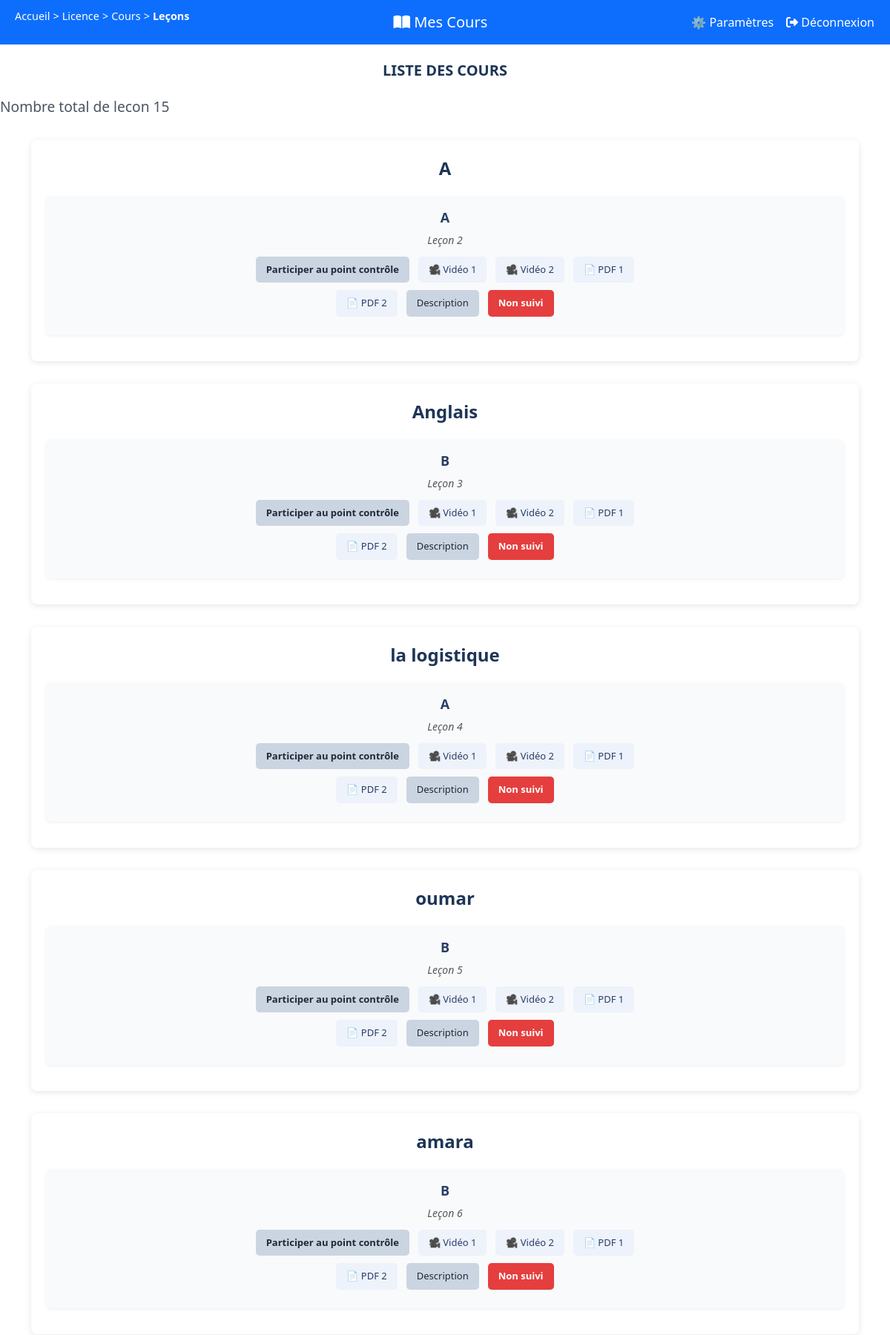
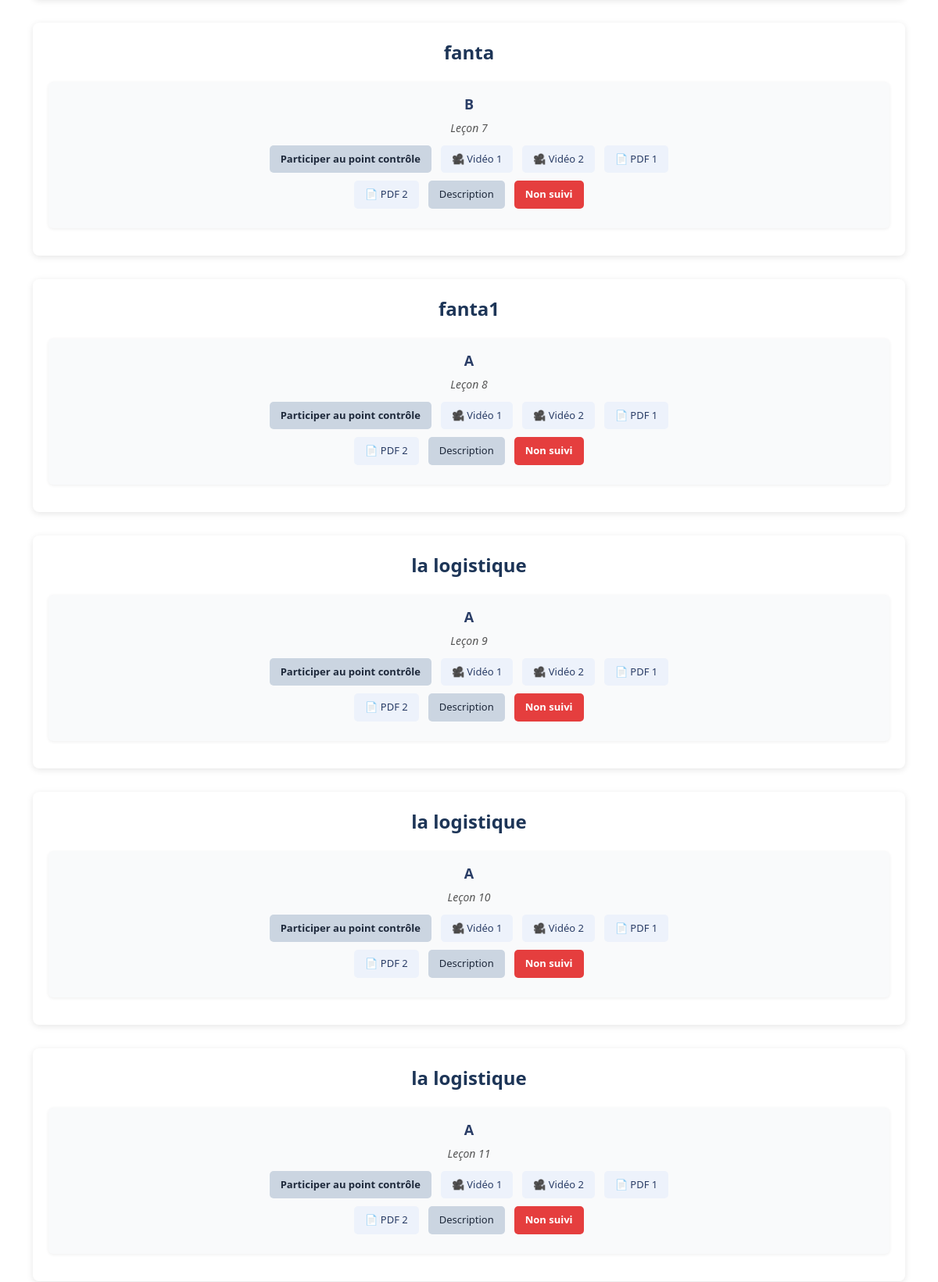
Screenshot of /section/ (signed in, upper part) with the database file from the repository (2 pictures, top to bottom).
### cours/models.py (models this page shows, shortened)
class Lecon(models.Model):
    prof = models.ForeignKey(Etudiant, on_delete=models.CASCADE,null=True, blank=True)
    titre = models.CharField(max_length=200)
    chapitre = models.CharField(max_length=10, choices=[("A","ab"),("B","bb")])
    video1 = models.FileField(upload_to='videos/', blank=True, null=True)
    video2 = models.FileField(upload_to='videos/', blank=True, null=True)
    pdf1=models.FileField(upload_to='pdfs/')
    pdf2=models.FileField(upload_to='pdfs/')
    description = models.TextField()
    lien_synchrone = models.URLField(blank=True, null=True)
    date_de_creation = models.DateTimeField(auto_now_add=True)
    class Meta:
        permissions = [
            ("peut_ajouter_lecon", "Peut ajouter une lecon"),
            ("peut_supprimer_lecon", "Peut supprimer une lecon"),
            ("peut_modifier_lecon", "Peut modifier une lecon"),
            ("peut_suivre_lecon", "Peut suivre une lecon"),
        ]

### etudiants/views.py (the view)
# urls.py: path("section/",views.section,name="section_cours"),
@login_required(login_url='connexion')
def section(request):
    etudiant = request.user
    lecon=Lecon.objects.all()
    total_lecon=Lecon.objects.count()
    form=Ajouter_lecon()
    return render(request,"etudiants/section_cours.html",{'etudiant':etudiant,'form': form,"lecons":lecon,"total":total_lecon})

### etudiants/templates/etudiants/section_cours.html (shortened to what this page needs)
{% load static %}
<!DOCTYPE html>
<html lang="fr">
<head>
<link href="https://cdn.jsdelivr.net/npm/bootstrap@5.3.0/dist/css/bootstrap.min.css" rel="stylesheet">
<link rel="stylesheet" href="https://cdnjs.cloudflare.com/ajax/libs/font-awesome/6.5.0/css/all.min.css">
</head>
<body>
<nav class="navbar">
   <div class="breadcrumb d-flex align-items-center gap-1">
    <a href="{% url 'accueil'%}" class="breadcrumb-link">Accueil</a> &gt;
    <a href="{% url 'licence'%}" class="breadcrumb-link">Licence</a> &gt;
    <a href="{% url 'licence'%}" class="breadcrumb-link">Cours</a> &gt;
    <span class="breadcrumb-current">Leçons</span>
    </div>
    <a class="navbar-brand mx-auto" href="#"><i class="fas fa-book-open"></i> Mes Cours</a>
    <div class="d-flex align-items-center gap-3">
        <a href="{% url 'parametres'%}">⚙️ Paramètres</a>
        <form action="{% url 'deconnection' %}" method="post" style="display:inline;">
        <button type="submit" class="btn btn-link text-white p-0" style="text-decoration:none;">
            <i class="fas fa-sign-out-alt"></i> Déconnexion
        </button>
        </form>
    </div>
</nav>
<div class="amara" id="actionText">Liste des cours</div>
<p class="fofana">Nombre total de lecon  {{ total }}</p>
{% if request.user.role == 'prof' %}
<h1>Tu est un prof</h1>
{% elif request.user.role == 'etud' %}
<div class="container">
  <ul class="course-list">
    {% for lecon in lecons %}
      <li class="course-card" data-id="{{ lecon.id }}" data-titre="{{ lecon.titre }}" data-chapitre="{{ lecon.chapitre }}" data-description="{{ lecon.description }}">
        <div class="course-title">{{ lecon.titre }}</div>
        <ul class="chapters-list">
          <li class="chapter-card"
              data-id="{{ lecon.id }}"
              data-nom="Introduction"
              data-chapitre="{{ lecon.chapitre }}"
              data-description="{{ lecon.description }}"
              data-lien="#">
            <div class="chapter-title">{{ lecon.chapitre }}</div>
            <div class="lesson-subtitle">Leçon {{ lecon.id }}</div>
            <div class="line">
              <a href="{{ lecon.lien_synchrone }}" class="pdf-link participer">Participer au point contrôle</a>
              <a href="{{ lecon.video1 }}" class="video-link">🎥 Vidéo 1</a>
              <a href="{{ lecon.video2 }}" class="video-link">🎥 Vidéo 2</a>
              <a href="{{ lecon.pdf1.url }}" class="pdf-link">📄 PDF 1</a>
            </div>
            <div class="line">
              <a href="{{ lecon.pdf2.url }}" class="pdf-link">📄 PDF 2</a>
              <button class="desc-button" data-bs-toggle="modal" data-bs-target="#descModal" data-description="{{ lecon.description }}">
                Description
              </button>
              <button class="suivi-btn suivi-false">Non suivi</button>
            </div>
          </li>
        </ul>
      </li>
    {% endfor %}
  </ul>
</div>
{% endif %}
</body>
</html>

### etudiants/templates/etudiants/section_cours.html (style rules this page uses)
body { padding-top: 60px; }
.navbar { width: 100%; position: fixed; top: 0; left: 0; z-index: 1000; background-color: #0d6efd; padding: 10px 20px; display: flex; justify-content: space-between; align-items: center; }
.navbar a, .navbar a:link, .navbar a:visited, .navbar a:hover, .navbar a:active { text-decoration: none !important; color: white !important; }
#actionText { text-align: center; font-size: 20px; margin-top: 20px; color: #1d3557; }
ul.course-list { list-style: none; padding: 0; margin: 0; }
.course-card { background: white; padding: 20px; margin-bottom: 30px; border-radius: 8px; box-shadow: 0 2px 8px rgba(0,0,0,0.1); cursor: pointer; transition: transform 0.2s; }
.course-title { font-size: 24px; font-weight: bold; text-align: center; color: #1d3557; margin-bottom: 20px; }
.chapters-list { list-style: none; padding: 0; margin: 0; }
.chapter-card { background: #f9fafb; border-radius: 6px; padding: 15px; margin-bottom: 15px; box-shadow: 0 1px 4px rgba(0,0,0,0.07); transition: background-color 0.3s ease, transform 0.2s; opacity: 0; transform: translateY(20px); animation: fadeInUp 0.5s forwards; cursor: default; user-select: none; }
.chapter-title { font-size: 18px; font-weight: 600; color: #2a3d66; margin-bottom: 6px; text-align: center; }
.lesson-subtitle { font-size: 14px; font-style: italic; color: #555; text-align: center; margin-bottom: 12px; }
.line { display: flex; justify-content: center; gap: 12px; flex-wrap: wrap; margin-bottom: 10px; }
.pdf-link, .video-link, .desc-button, .suivi-btn { padding: 8px 14px; border-radius: 5px; font-size: 13px; cursor: pointer; user-select: none; transition: transform 0.15s, box-shadow 0.15s; white-space: nowrap; overflow: hidden; text-overflow: ellipsis; }
.pdf-link, .video-link { background-color: #edf2fb; color: #2a3d66; text-decoration: none; display: flex; align-items: center; gap: 6px; }
.pdf-link.participer { background-color: #cbd5e1; color: #1e293b; font-weight: 600; }
.desc-button { background-color: #cbd5e1; color: #1e293b; min-width: 90px; border: none; }
.suivi-btn { color: white; min-width: 80px; border: none; font-weight: bold; text-align: center; flex-shrink: 0; }
.suivi-false { background-color: #e53e3e; }
.amara { font-size: 2rem; font-weight: bold; color: #1E3A8A; text-align: center; margin: 20px 0; text-transform: uppercase; }
.fofana { font-size: 1.2rem; color: #4B5563; margin-bottom: 30px; }
.breadcrumb { color: white; font-size: 0.9rem; align-items: center; }
.breadcrumb-link { color: white; text-decoration: none; }
.breadcrumb-current { font-weight: bold; }

### rows the page displays
Lecon: titre "A", chapitre "A", id "2"
Lecon: titre "Anglais", chapitre "B", id "3"
Lecon: titre "la logistique", chapitre "A", id "4"
Lecon: titre "oumar", chapitre "B", id "5"
Lecon: titre "amara", chapitre "B", id "6"
Lecon: titre "fanta", chapitre "B", id "7"
Lecon: titre "fanta1", chapitre "A", id "8"
Lecon: titre "la logistique", chapitre "A", id "9"
Lecon: titre "la logistique", chapitre "A", id "10"
Lecon: titre "la logistique", chapitre "A", id "11"

### other values shown
{{ total }} "15"
